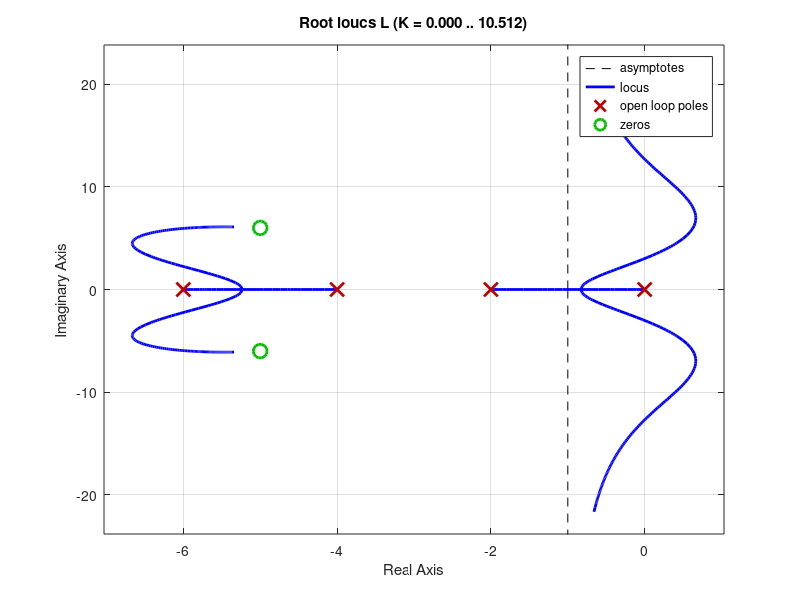

Reproduce this figure in MATLAB.
%L(s) system function for K=1 and K=2
L = tf([48, 480, 2928], [1, 12, 44, 48, 0]);  %K=1

%Root locus plot
rlocus(L);    %Root locus plot for when K=1
grid("on")
